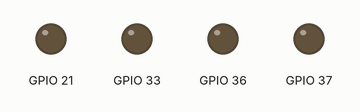
Simulated run of this sketch. Board: ESP32. On the bench: output pins drawn as LEDs (lit = HIGH).

Above: at 5.0 s.
At 14.6 s:
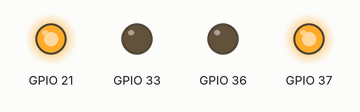
At 23.6 s:
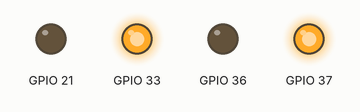
Timing chart, 0 to 31.7 s (numbered marks = the images above):
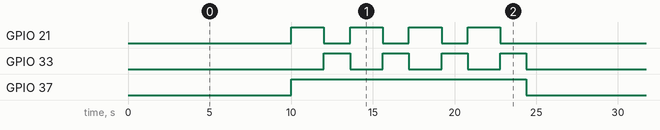

Measured:
- by itself, GPIO 21: repeats every 24.4 s: 3 × (LOW 1.6 s, HIGH 2.0 s), LOW 11.6 s, HIGH 2.0 s
- by itself, GPIO 33: repeats every 24.4 s: 3 × (LOW 2.0 s, HIGH 1.6 s), LOW 12.0 s, HIGH 1.6 s
- by itself, GPIO 37: alternates HIGH for 14.4 s and LOW for 10.0 s

The sketch:

square.ino
```cpp
// Make the robot move in a square

int pwmChanLF = 0;
int pwmChanLB = 1;
int pwmChanRF = 2;
int pwmChanRB = 3;
int freq = 5000;
int res = 8;

void setup() {
  // put your setup code here, to run once:
  ledcSetup(pwmChanLF, freq, res);
  ledcAttachPin(A1, pwmChanLF);
  ledcSetup(pwmChanLB, freq, res);
  ledcAttachPin(A0, pwmChanLB);

  ledcSetup(pwmChanRF, freq, res);
  ledcAttachPin(21, pwmChanRF);
  ledcSetup(pwmChanRB, freq, res);
  ledcAttachPin(A5, pwmChanRB);

  Serial.begin(115200);

}

void loop() {
  // put your main code here, to run repeatedly:
  delay(10000);
    for (int i = 0; i < 4; i++) {
        straight(2000);
        turn(90);
    }
}

void straight(int time) {
  ledcWrite(pwmChanLF, 255);
  ledcWrite(pwmChanRF, 255);
  delay(time);
  ledcWrite(pwmChanLF, 0);
  ledcWrite(pwmChanRF, 0);
}

void turn(int degrees) {
  // first, stop all wheel motion
  ledcWrite(pwmChanLF, 0);
  ledcWrite(pwmChanLB, 0);
  ledcWrite(pwmChanRF, 0);
  ledcWrite(pwmChanRB, 0);

  // calculate duration of turn based on angle
  int dur90 = 1600;
  float ratio = (abs(degrees) / 90) * dur90;
  int turndur = (int)ratio;


  if (degrees > 0) {
    // turn right
    ledcWrite(pwmChanLF, 255);
    ledcWrite(pwmChanRB, 255);
    delay(turndur);
    // stop turn
    ledcWrite(pwmChanLF, 0);
    ledcWrite(pwmChanRB, 0);

  } else if (degrees < 0) {
    // turn left
    ledcWrite(pwmChanRF, 255);
    ledcWrite(pwmChanLB, 255);
    delay(turndur);
    // stop turn
    ledcWrite(pwmChanRF, 0);
    ledcWrite(pwmChanLB, 0);

  } else {
    // do nothing
    return;
  }

}
```
